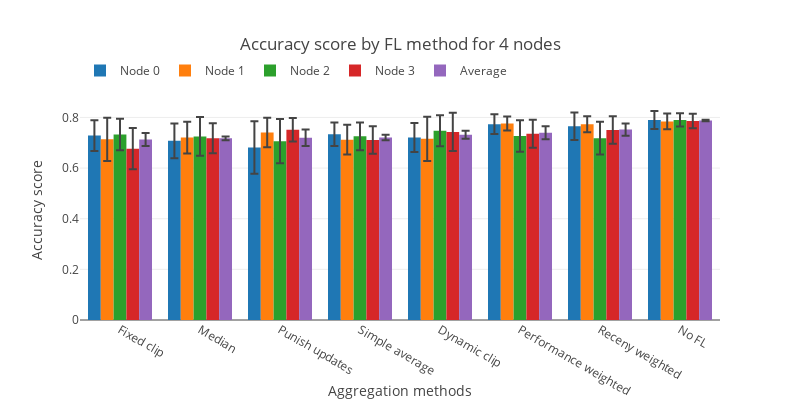

Notebook code for this chart:
### Code cell
fig=go.Figure()
for node in range(n_nodes):
    fig.add_trace(go.Bar(x=processed_aggregation_names, y=[val[node] for val in by_node_averages],error_y=dict(type="data",array=[val[node] for val in by_node_stds]),name=f"Node {node}"))
fig.add_trace(go.Bar(x=processed_aggregation_names, y=aggregation_averages,error_y=dict(type="data",array=aggregation_stds),name="Average"))
fig.update_layout(template="none", title=f"Accuracy score by {' '.join(plot_file_term.split('_'))} for {NODE_COUNT} nodes",
                  width=800,height=400,legend=dict( orientation="h",y=1.2))
fig.update_xaxes(title="Aggregation methods")
fig.update_yaxes(title="Accuracy score")
fig.write_image(f"./../figs/Average_score_by_{plot_file_term}_{NODE_COUNT}_nodes.svg")
fig.show()

### Figure 1 — Plotly figure (JSON) as saved in the notebook; plotly's stock layout.template omitted (floating-point values rounded to 4 significant figures)
{"data": [{"error_y": {"array": [0.06049, 0.06868, 0.1038, 0.04655, 0.05743, 0.03889, 0.05436, 0.03564], "type": "data"}, "name": "Node 0", "type": "bar", "x": ["Fixed clip", "Median", "Punish updates", "Simple average", "Dynamic clip", "Performance weighted", "Receny weighted", "No FL"], "y": [0.7284, 0.7076, 0.6813, 0.7334, 0.7211, 0.7736, 0.7656, 0.7899]}, {"error_y": {"array": [0.08581, 0.06259, 0.05805, 0.05858, 0.08736, 0.02783, 0.03173, 0.03125], "type": "data"}, "name": "Node 1", "type": "bar", "x": ["Fixed clip", "Median", "Punish updates", "Simple average", "Dynamic clip", "Performance weighted", "Receny weighted", "No FL"], "y": [0.7135, 0.7205, 0.7404, 0.7123, 0.7159, 0.7761, 0.7734, 0.7844]}, {"error_y": {"array": [0.06203, 0.07636, 0.08747, 0.05456, 0.06164, 0.06209, 0.06433, 0.02602], "type": "data"}, "name": "Node 2", "type": "bar", "x": ["Fixed clip", "Median", "Punish updates", "Simple average", "Dynamic clip", "Performance weighted", "Receny weighted", "No FL"], "y": [0.7329, 0.7252, 0.7062, 0.7253, 0.7475, 0.7269, 0.7183, 0.7904]}, {"error_y": {"array": [0.0815, 0.05925, 0.04631, 0.05396, 0.07564, 0.05546, 0.05408, 0.0289], "type": "data"}, "name": "Node 3", "type": "bar", "x": ["Fixed clip", "Median", "Punish updates", "Simple average", "Dynamic clip", "Performance weighted", "Receny weighted", "No FL"], "y": [0.6766, 0.7178, 0.7517, 0.7111, 0.743, 0.7356, 0.7506, 0.7862]}, {"error_y": {"array": [0.02552, 0.007442, 0.03219, 0.01075, 0.01572, 0.02557, 0.02439, 0.002891], "type": "data"}, "name": "Average", "type": "bar", "x": ["Fixed clip", "Median", "Punish updates", "Simple average", "Dynamic clip", "Performance weighted", "Receny weighted", "No FL"], "y": [0.7128, 0.7178, 0.7199, 0.7205, 0.7319, 0.7396, 0.752, 0.7877]}], "layout": {"height": 400, "legend": {"orientation": "h", "y": 1.2}, "title": {"text": "Accuracy score by FL method for 4 nodes"}, "width": 800, "xaxis": {"title": {"text": "Aggregation methods"}}, "yaxis": {"title": {"text": "Accuracy score"}}}}
